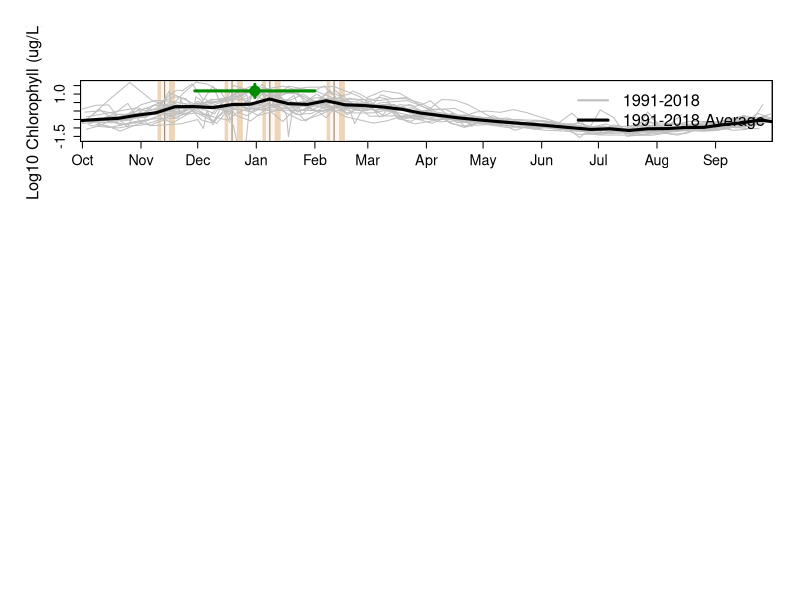

This figure's R source:
require(lubridate)
require(zoo)
require(ggplot2)
require(reshape2)
require(openxlsx)

####### early vs lat ice yrs. 
late <- c(1991, 1994, 2004, 2013, 2015) 
early<- c (1992, 1998, 2007, 2008, 2010)

#### directories 
data_wd<-"~/Desktop/CodeData/DATA/"
plot_wd<-"~/Desktop/CodeData/PLOTS/"

####### Load Data ########
setwd(data_wd)
mn_repro_dates <- read.xlsx("Pal Datasets.xlsx", sheet = "Adélie", skipEmptyRows = FALSE)
chl <- read.xlsx("Pal Datasets.xlsx", sheet = "Chl", skipEmptyRows = FALSE)


####### Loop through each season to pull out min/max for variable of interest #####
Chl_max<-NULL

for(g in 1:length(unique(chl$Season))){
this_yr<-unique(chl$Season)[g]
v1<-subset(chl, chl$Season == this_yr)
v1<-v1[order(v1$Days.Sept30),]
###determine peak
Chl_max<-rbind(Chl_max, rbind(
c("CHL",  this_yr, v1$Days.Sept30[which.max(v1[,6])], v1[,6][which.max(v1[,6])])))
#dev.new()
#plot(v1$Days.Sept30, v1[,6], type="o", main=c(g, this_yr))
#abline(v= v1$Days.Sept30[which.max(v1[,6])], col="green")
}

colnames(Chl_max)<-c("variable","season","day_of_max", "max_chl_value")
Chl_max<-as.data.frame(Chl_max)
Chl_max[,2]<-as.numeric(as.character(Chl_max[,2]))
Chl_max[,3]<-as.numeric(as.character(Chl_max[,3]))
Chl_max[,4]<-as.numeric(as.character(Chl_max[,4]))

#remove seasons with missing values that may lead to missing chl peak
Chl_max[Chl_max$season %in% c(1992, 1993, 1994, 2007, 2009),3]<-NA
Chl_max[Chl_max$season %in% c(1992, 1993, 1994, 2007, 2009),4]<-NA

###### log chl
Chl_max$max_chl_value<-log10(Chl_max$max_chl_value)
#save(Chl_max, file="Chl_max.Rdata")









##############  FIGURE #####################  

######## Labeling dates
dates<-as.Date(c("2020-10-01", "2020-11-01" ,"2020-12-01" ,"2021-01-01", "2021-02-01", "2021-03-01", "2021-04-01", "2021-05-01", "2021-06-01", "2021-07-01", "2021-08-01" ,"2021-09-01"))
#day that coresponds to 1st of the month
day_since_sept30<-c(1, 32, 62 ,93, 124, 152, 183, 213, 244, 274, 305, 336)

setwd(plot_wd)
pdf("Chl_summary_phenology.pdf", height=10, width=6)

par(mfrow=c(3,1))
par(oma=c(2,2,2,0))

plot(NA,NA, col="lightgray", xlim=c(0,366), ylim=c(-1.8, 1.8) , xlab="", ylab="Log10 Chlorophyll (ug/L)", cex.lab=1.5, cex.axis=1.3,,xaxs="i",yaxs="i", xaxt="n")
axis(1, at=day_since_sept30, label=format(dates, "%b"),cex.axis=1.3)

############## and quantiles and mean penguin dates 
id1<-1
id2<-5
col1<-"bisque2" 
rect(quantile(mn_repro_dates[,2], na.rm=TRUE)[id1], -1000, quantile(mn_repro_dates[,2], na.rm=TRUE)[id2], 1000, col=col1, border=F)
rect(quantile(mn_repro_dates[,3], na.rm=TRUE)[id1], -1000, quantile(mn_repro_dates[,3], na.rm=TRUE)[id2], 1000, col=col1, border=F)
rect(quantile(mn_repro_dates[,4], na.rm=TRUE)[id1], -1000, quantile(mn_repro_dates[,4], na.rm=TRUE)[id2], 1000, col=col1, border=F)
rect(quantile(mn_repro_dates[,5], na.rm=TRUE)[id1], -1000, quantile(mn_repro_dates[,5], na.rm=TRUE)[id2], 1000, col=col1, border=F)
id1<-2
id2<-4
col2<-"seashell1" 
rect(quantile(mn_repro_dates[,2], na.rm=TRUE)[id1], -1000, quantile(mn_repro_dates[,2], na.rm=TRUE)[id2], 1000, col=col2, border=F)
rect(quantile(mn_repro_dates[,3], na.rm=TRUE)[id1], -1000, quantile(mn_repro_dates[,3], na.rm=TRUE)[id2], 1000, col=col2, border=F)
rect(quantile(mn_repro_dates[,4], na.rm=TRUE)[id1], -1000, quantile(mn_repro_dates[,4], na.rm=TRUE)[id2], 1000, col=col2, border=F)
rect(quantile(mn_repro_dates[,5], na.rm=TRUE)[id1], -1000, quantile(mn_repro_dates[,5], na.rm=TRUE)[id2], 1000, col=col2, border=F)

# add repro means 
abline(v= mean(mn_repro_dates[,2], na.rm=TRUE), col="bisque4")#lay
abline(v= mean(mn_repro_dates[,3], na.rm=TRUE), col="bisque4")#hatch
abline(v= mean(mn_repro_dates[,4], na.rm=TRUE), col="bisque4")#crit per
abline(v= mean(mn_repro_dates[,5], na.rm=TRUE), col="bisque4")# fledge
############## ############## ############## 

#plot line for each year
for(q in 1:length(unique(chl$Season))){
yr1<-subset(chl, chl$Season == unique(chl$Season)[q])

if((yr1$Season[1] %in% c(1992, 1993, 1994, 2007, 2009))==F ){
yr1<-yr1[order(yr1$Days.Sept30),]
lines(yr1$Days.Sept30, log10(yr1[,6]), col="gray")
}
}
box()

#mn all years
zzz<-chl[order(chl$Days.Sept30),]
zzz<-zzz[-which(zzz$Season %in% c(1992, 1993, 1994, 2007, 2009)==T),]
zzz[,6]<-log10(zzz[,6])
roundJD<-  round(zzz$Days.Sept30, digits=-1)#rounds to nearest 10
aaa<-aggregate(zzz[,6], by=list(roundJD), FUN=mean, na.rm=T)
lines(aaa[,1], aaa[,2], col="black", lwd=3)

##### add mn/sd in peak
lwd_id<-3; cex_id<-3; pt_COL<-"green4"

points(mean(Chl_max$day_of_max, na.rm=TRUE), mean(Chl_max$max_chl_value, na.rm=TRUE) , cex=cex_id, pch=20, col=pt_COL)
#sd for day of peak 
segments(mean(Chl_max$day_of_max, na.rm=TRUE)- sd(Chl_max$day_of_max, na.rm=TRUE) ,mean(Chl_max$max_chl_value, na.rm=TRUE),
 mean(Chl_max$day_of_max, na.rm=TRUE)+ sd(Chl_max$day_of_max, na.rm=TRUE), mean(Chl_max$max_chl_value, na.rm=TRUE), col=pt_COL,lwd=lwd_id)
#sd for magnitude of wind speed 
segments(mean(Chl_max$day_of_max, na.rm=TRUE), mean(Chl_max$max_chl_value, na.rm=TRUE)- sd(Chl_max$max_chl_value, na.rm=TRUE),
mean(Chl_max$day_of_max, na.rm=TRUE), mean(Chl_max$max_chl_value, na.rm=TRUE)+ sd(Chl_max$max_chl_value, na.rm=TRUE),col=pt_COL, lwd=lwd_id)

legend("topright", c("1991-2018", "1991-2018 Average" ), lwd=c(2,3), col=c("gray", "black"), bty="n", cex=1.5)
dev.off()
#################################################################






